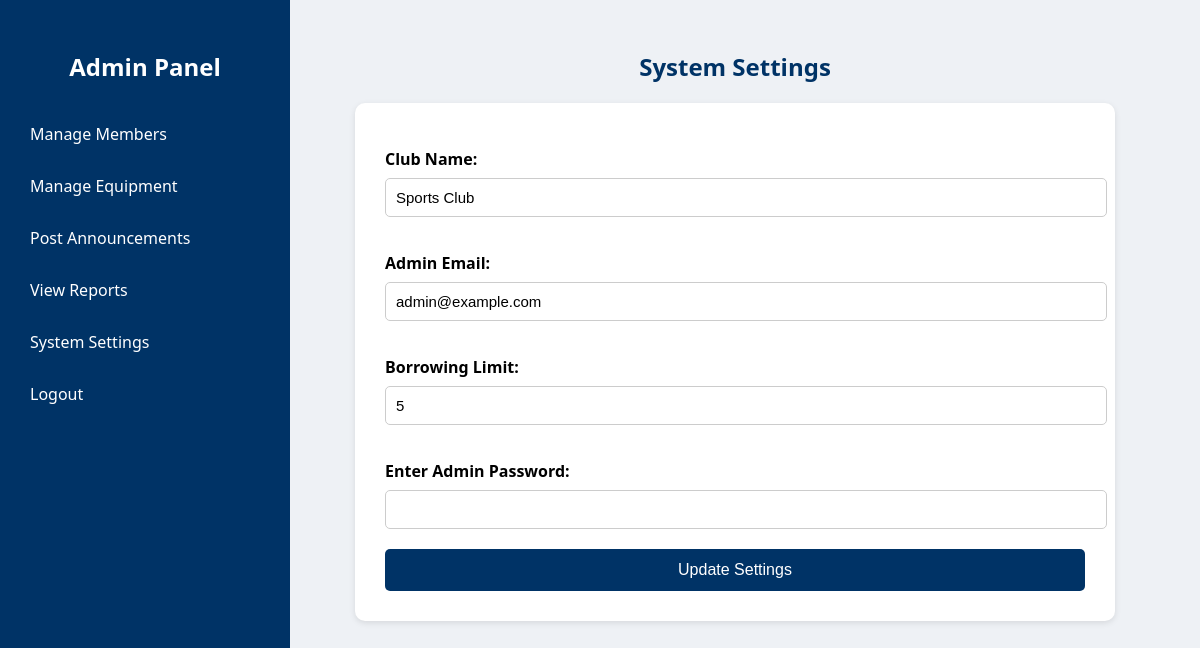
Before: /settings.php (signed in) with the older database file.
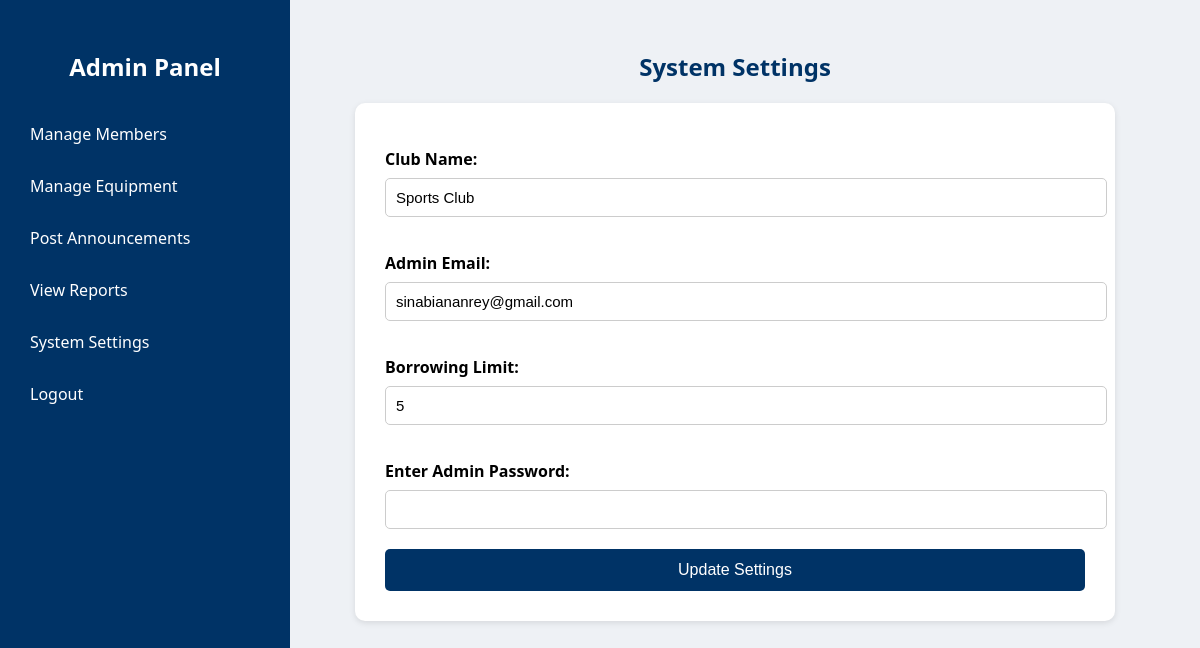
After: the same page with the newer database file.
### tables this page shows
CREATE TABLE `settings` (
  `id` int(11) NOT NULL,
  `club_name` varchar(255) NOT NULL,
  `admin_email` varchar(255) NOT NULL,
  `borrowing_limit` int(11) NOT NULL DEFAULT 5
);

### settings.php (the view, shortened to what this page needs)
<?php
include 'db_connect.php';
$settings_query = "SELECT * FROM settings LIMIT 1";
$settings_result = $conn->query($settings_query);
$settings = $settings_result->fetch_assoc();
?>
<!DOCTYPE html>
<html lang="en">
<head>
</head>
<body>
<div class="sidebar" id="sidebar">
    <h2><a href="admin_panel.php" style="color:white; text-decoration:none;">Admin Panel</a></h2>
    <a href="manage_members.php">Manage Members</a>
    <a href="manage_equipment.php">Manage Equipment</a>
    <a href="post_announcements.php">Post Announcements</a>
    <a href="view_reports.php">View Reports</a>
    <a href="settings.php">System Settings</a>
    <a href="logout.php">Logout</a>
</div>
<div class="container">
    <h2>System Settings</h2>
    <div class="form-container">
        <form method="POST">
            <label>Club Name:</label>
            <input type="text" name="club_name" value="<?php echo htmlspecialchars($settings['club_name']); ?>" required>
            <label>Admin Email:</label>
            <input type="email" name="admin_email" value="<?php echo htmlspecialchars($settings['admin_email']); ?>" required>
            <label>Borrowing Limit:</label>
            <input type="number" name="borrowing_limit" value="<?php echo htmlspecialchars($settings['borrowing_limit']); ?>" required>
            <label>Enter Admin Password:</label>
            <input type="password" name="admin_password" required>
            <button type="submit" class="submit-btn">Update Settings</button>
        </form>
    </div>
</div>
</body>
</html>

Changed rows visible on the page:
changed settings "Sports Club": admin_email "admin@example.com" → "sinabiananrey@gmail.com"
